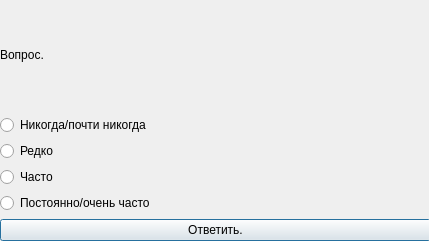
<?xml version="1.0" encoding="UTF-8"?>
<ui version="4.0">
 <class>testForClient</class>
 <widget class="QDialog" name="testForClient">
  <property name="geometry">
   <rect>
    <x>0</x>
    <y>0</y>
    <width>429</width>
    <height>241</height>
   </rect>
  </property>
  <property name="windowTitle">
   <string>Dialog</string>
  </property>
  <widget class="QWidget" name="layoutWidget">
   <property name="geometry">
    <rect>
     <x>0</x>
     <y>0</y>
     <width>431</width>
     <height>241</height>
    </rect>
   </property>
   <layout class="QVBoxLayout" name="verticalLayout_2">
    <item>
     <widget class="QLabel" name="labelQuestions">
      <property name="text">
       <string>Вопрос.</string>
      </property>
     </widget>
    </item>
    <item>
     <layout class="QVBoxLayout" name="verticalLayout">
      <item>
       <widget class="QRadioButton" name="radioButtonNioigda">
        <property name="text">
         <string>Никогда/почти никогда</string>
        </property>
       </widget>
      </item>
      <item>
       <widget class="QRadioButton" name="radioButtonRedko">
        <property name="text">
         <string>Редко</string>
        </property>
       </widget>
      </item>
      <item>
       <widget class="QRadioButton" name="radioButtonChasto">
        <property name="text">
         <string>Часто</string>
        </property>
       </widget>
      </item>
      <item>
       <widget class="QRadioButton" name="radioButtonPostoyanno">
        <property name="text">
         <string>Постоянно/очень часто</string>
        </property>
       </widget>
      </item>
      <item>
       <widget class="QPushButton" name="pushAnswer">
        <property name="text">
         <string>Ответить.</string>
        </property>
       </widget>
      </item>
     </layout>
    </item>
   </layout>
  </widget>
 </widget>
 <resources/>
 <connections/>
</ui>
